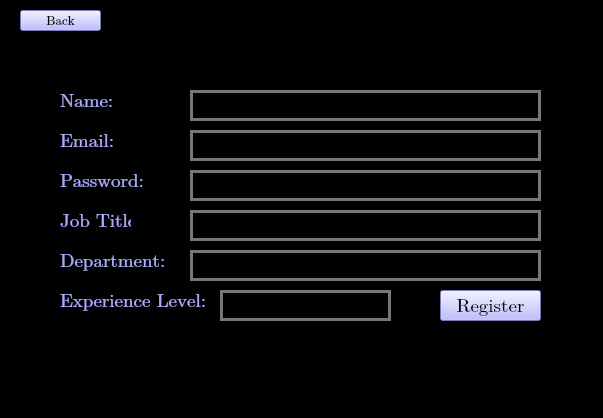
<?xml version="1.0" encoding="UTF-8"?>
<ui version="4.0">
 <class>MainWindow</class>
 <widget class="QMainWindow" name="MainWindow">
  <property name="geometry">
   <rect>
    <x>0</x>
    <y>0</y>
    <width>603</width>
    <height>418</height>
   </rect>
  </property>
  <property name="windowTitle">
   <string>MainWindow</string>
  </property>
  <property name="styleSheet">
   <string notr="true">QWidget {
    background-color:rgb(0, 0, 0)
}</string>
  </property>
  <widget class="QWidget" name="centralwidget">
   <widget class="QLabel" name="label">
    <property name="geometry">
     <rect>
      <x>60</x>
      <y>90</y>
      <width>71</width>
      <height>21</height>
     </rect>
    </property>
    <property name="font">
     <font>
      <family>Cambria Math</family>
      <pointsize>14</pointsize>
     </font>
    </property>
    <property name="styleSheet">
     <string notr="true">QLabel {
   color: rgb(170, 170, 255);
}</string>
    </property>
    <property name="text">
     <string>Name: </string>
    </property>
   </widget>
   <widget class="QLabel" name="label_2">
    <property name="geometry">
     <rect>
      <x>60</x>
      <y>130</y>
      <width>71</width>
      <height>21</height>
     </rect>
    </property>
    <property name="font">
     <font>
      <family>Cambria Math</family>
      <pointsize>14</pointsize>
     </font>
    </property>
    <property name="styleSheet">
     <string notr="true">QLabel {
   color: rgb(170, 170, 255);
}</string>
    </property>
    <property name="text">
     <string>Email: </string>
    </property>
   </widget>
   <widget class="QLabel" name="label_3">
    <property name="geometry">
     <rect>
      <x>60</x>
      <y>170</y>
      <width>91</width>
      <height>21</height>
     </rect>
    </property>
    <property name="font">
     <font>
      <family>Cambria Math</family>
      <pointsize>14</pointsize>
     </font>
    </property>
    <property name="styleSheet">
     <string notr="true">QLabel {
   color: rgb(170, 170, 255);
}</string>
    </property>
    <property name="text">
     <string>Password: </string>
    </property>
   </widget>
   <widget class="QLabel" name="label_4">
    <property name="geometry">
     <rect>
      <x>60</x>
      <y>210</y>
      <width>71</width>
      <height>21</height>
     </rect>
    </property>
    <property name="font">
     <font>
      <family>Cambria Math</family>
      <pointsize>14</pointsize>
     </font>
    </property>
    <property name="styleSheet">
     <string notr="true">QLabel {
   color: rgb(170, 170, 255);
}</string>
    </property>
    <property name="text">
     <string>Job Title:</string>
    </property>
   </widget>
   <widget class="QLineEdit" name="lineEditname">
    <property name="geometry">
     <rect>
      <x>190</x>
      <y>90</y>
      <width>351</width>
      <height>31</height>
     </rect>
    </property>
    <property name="styleSheet">
     <string notr="true">QLineEdit {
    background-color: rgb(0, 0, 0);
    border: 3px solid #777777; /* Optional: border color */
    padding: 5px; /* Optional: padding for better spacing */
}
</string>
    </property>
   </widget>
   <widget class="QLineEdit" name="lineEditemail">
    <property name="geometry">
     <rect>
      <x>190</x>
      <y>130</y>
      <width>351</width>
      <height>31</height>
     </rect>
    </property>
    <property name="styleSheet">
     <string notr="true">QLineEdit {
    background-color: rgb(0, 0, 0);
    border: 3px solid #777777; /* Optional: border color */
    padding: 5px; /* Optional: padding for better spacing */
}
</string>
    </property>
   </widget>
   <widget class="QLineEdit" name="lineEditpassword">
    <property name="geometry">
     <rect>
      <x>190</x>
      <y>170</y>
      <width>351</width>
      <height>31</height>
     </rect>
    </property>
    <property name="styleSheet">
     <string notr="true">QLineEdit {
    background-color: rgb(0, 0, 0);
    border: 3px solid #777777; /* Optional: border color */
    padding: 5px; /* Optional: padding for better spacing */
}
</string>
    </property>
   </widget>
   <widget class="QLineEdit" name="lineEditposition">
    <property name="geometry">
     <rect>
      <x>190</x>
      <y>210</y>
      <width>351</width>
      <height>31</height>
     </rect>
    </property>
    <property name="styleSheet">
     <string notr="true">QLineEdit {
    background-color: rgb(0,0,0);
    border: 3px solid #777777; /* Optional: border color */
    padding: 5px; /* Optional: padding for better spacing */
}

</string>
    </property>
   </widget>
   <widget class="QPushButton" name="RegisterButton_Admin">
    <property name="geometry">
     <rect>
      <x>440</x>
      <y>290</y>
      <width>101</width>
      <height>31</height>
     </rect>
    </property>
    <property name="font">
     <font>
      <family>Cambria Math</family>
      <pointsize>14</pointsize>
     </font>
    </property>
    <property name="styleSheet">
     <string notr="true">QPushButton {
    background-color: rgb(170, 170, 255);
    color: rgb(0, 0, 0);

}


QPushButton:hover {
    background-color:rgb(128, 120, 215);
    color: rgb(0, 0, 0)
}

QPushButton:pressed {
    background-color: rgb(85, 170, 127);
    color: rgb(0, 0, 0)
}
</string>
    </property>
    <property name="text">
     <string>Register</string>
    </property>
   </widget>
   <widget class="QLineEdit" name="lineEditdepartment">
    <property name="geometry">
     <rect>
      <x>190</x>
      <y>250</y>
      <width>351</width>
      <height>31</height>
     </rect>
    </property>
    <property name="styleSheet">
     <string notr="true">QLineEdit {
    background-color: rgb(0,0,0);
    border: 3px solid #777777; /* Optional: border color */
    padding: 5px; /* Optional: padding for better spacing */
}
</string>
    </property>
   </widget>
   <widget class="QLabel" name="label_5">
    <property name="geometry">
     <rect>
      <x>60</x>
      <y>250</y>
      <width>111</width>
      <height>21</height>
     </rect>
    </property>
    <property name="font">
     <font>
      <family>Cambria Math</family>
      <pointsize>14</pointsize>
     </font>
    </property>
    <property name="styleSheet">
     <string notr="true">QLabel {
   color: rgb(170, 170, 255);
}</string>
    </property>
    <property name="text">
     <string>Department:</string>
    </property>
   </widget>
   <widget class="QLabel" name="label_7">
    <property name="geometry">
     <rect>
      <x>60</x>
      <y>290</y>
      <width>151</width>
      <height>21</height>
     </rect>
    </property>
    <property name="font">
     <font>
      <family>Cambria Math</family>
      <pointsize>14</pointsize>
     </font>
    </property>
    <property name="styleSheet">
     <string notr="true">QLabel {
   color: rgb(170, 170, 255);
}</string>
    </property>
    <property name="text">
     <string>Experience Level:</string>
    </property>
   </widget>
   <widget class="QLineEdit" name="lineEditexperience">
    <property name="geometry">
     <rect>
      <x>220</x>
      <y>290</y>
      <width>171</width>
      <height>31</height>
     </rect>
    </property>
    <property name="styleSheet">
     <string notr="true">QLineEdit {
    background-color: rgb(0,0,0);
    border: 3px solid #777777; /* Optional: border color */
    padding: 5px; /* Optional: padding for better spacing */
}
</string>
    </property>
   </widget>
   <widget class="QPushButton" name="backButton">
    <property name="geometry">
     <rect>
      <x>20</x>
      <y>10</y>
      <width>81</width>
      <height>21</height>
     </rect>
    </property>
    <property name="font">
     <font>
      <family>Cambria Math</family>
      <pointsize>10</pointsize>
     </font>
    </property>
    <property name="styleSheet">
     <string notr="true">QPushButton {
    background-color: rgb(170, 170, 255);
    color: rgb(0, 0, 0);

}


QPushButton:hover {
    background-color:rgb(128, 120, 215);
    color: rgb(0, 0, 0)
}

QPushButton:pressed {
    background-color: rgb(85, 170, 127);
    color: rgb(0, 0, 0)
}
</string>
    </property>
    <property name="text">
     <string>Back</string>
    </property>
   </widget>
  </widget>
  <widget class="QMenuBar" name="menubar">
   <property name="geometry">
    <rect>
     <x>0</x>
     <y>0</y>
     <width>603</width>
     <height>21</height>
    </rect>
   </property>
  </widget>
  <widget class="QStatusBar" name="statusbar"/>
 </widget>
 <resources/>
 <connections/>
</ui>
